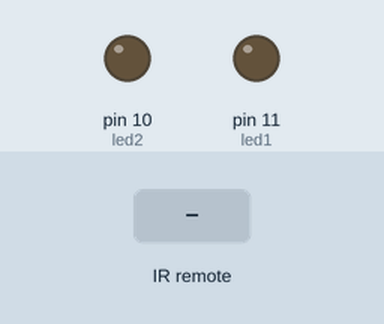
Recording of a sketch running on a simulated Arduino Uno, built with avr-gcc and run on an emulated ATmega328P. Parts: output pins drawn as LEDs (lit = HIGH). The test bench sets the inputs (shaded band).

Above: at 1.2 s.
1.3 s: infrared code 0xFF02FD received
At 1.7 s:
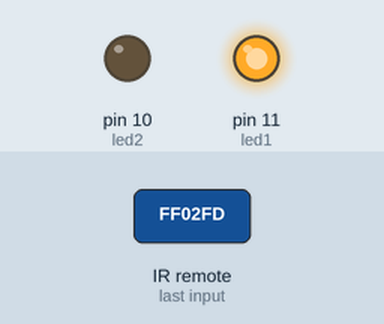
2.8 s: infrared code 0xFF12ED received
At 4.0 s:
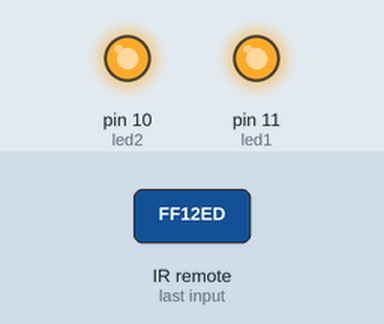
4.3 s: infrared code 0xFF02FD received
At 5.1 s:
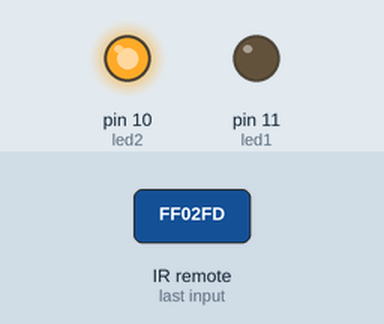
Timing chart, 0 to 7.3 s (numbered marks = the images above; inputs shaded):
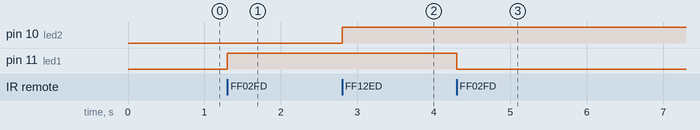

Measured:
- after the input at 1.3 s, pin 11 (led1): LOW → HIGH at once
- after the input at 2.8 s, pin 10 (led2): LOW → HIGH at once
- after the input at 4.3 s, pin 11 (led1): HIGH → LOW at once

The sketch:

sketch_may12f.ino
```cpp
#include<IRremote.h>

const char DIN_RECEPTEUR_INFRAROUGE=4;
IRrecv monRecepteurInfraRouge(DIN_RECEPTEUR_INFRAROUGE);

decode_results messageRecu;
int led1 =11;
int led2 =10;
int togglestate=0;
int togglestate1=0;
void setup() {
 Serial.begin(9600);
 monRecepteurInfraRouge.enableIRIn();
 monRecepteurInfraRouge.blink13(true);
 pinMode(led1, OUTPUT);
  pinMode(led2, OUTPUT);


}

void loop() {
 if (monRecepteurInfraRouge.decode(&messageRecu))

 {

  if (messageRecu.value == 0xFF02FD)
  {
  if(togglestate==0)
  {
     digitalWrite(led1, HIGH);
     togglestate=1;
    }
    else
    {
      digitalWrite(led1, LOW);
      togglestate=0;
      }
  }


         if (messageRecu.value == 0xFF12ED)
  {
    if(togglestate1==0)
   {
   digitalWrite(led2,HIGH);
   togglestate1=1;
        }
        else
        {
   digitalWrite(led2,LOW);
   togglestate1=0;
          }
        }


    delay(500);
    monRecepteurInfraRouge.resume();

  }
  delay(1);
}
```
